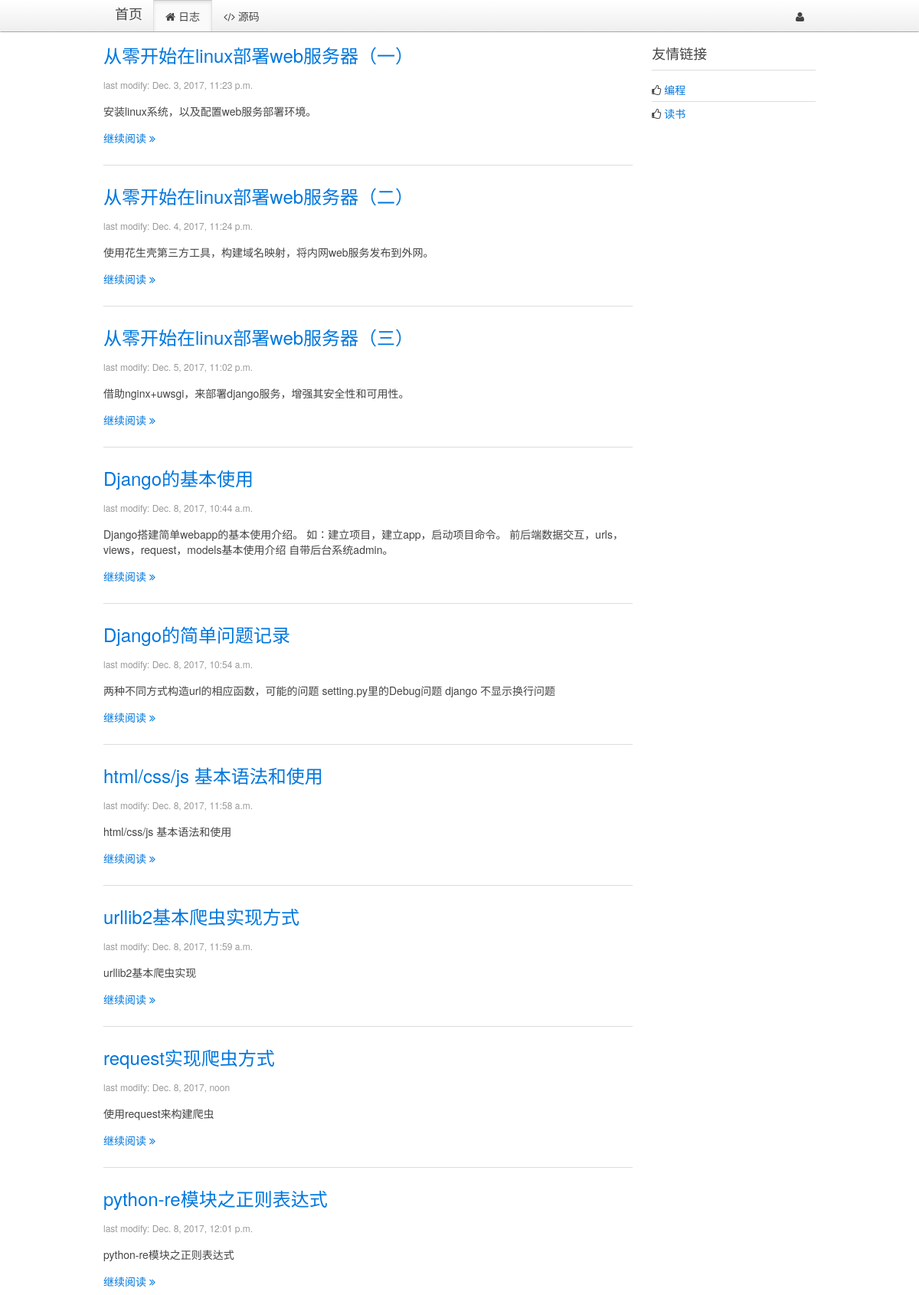
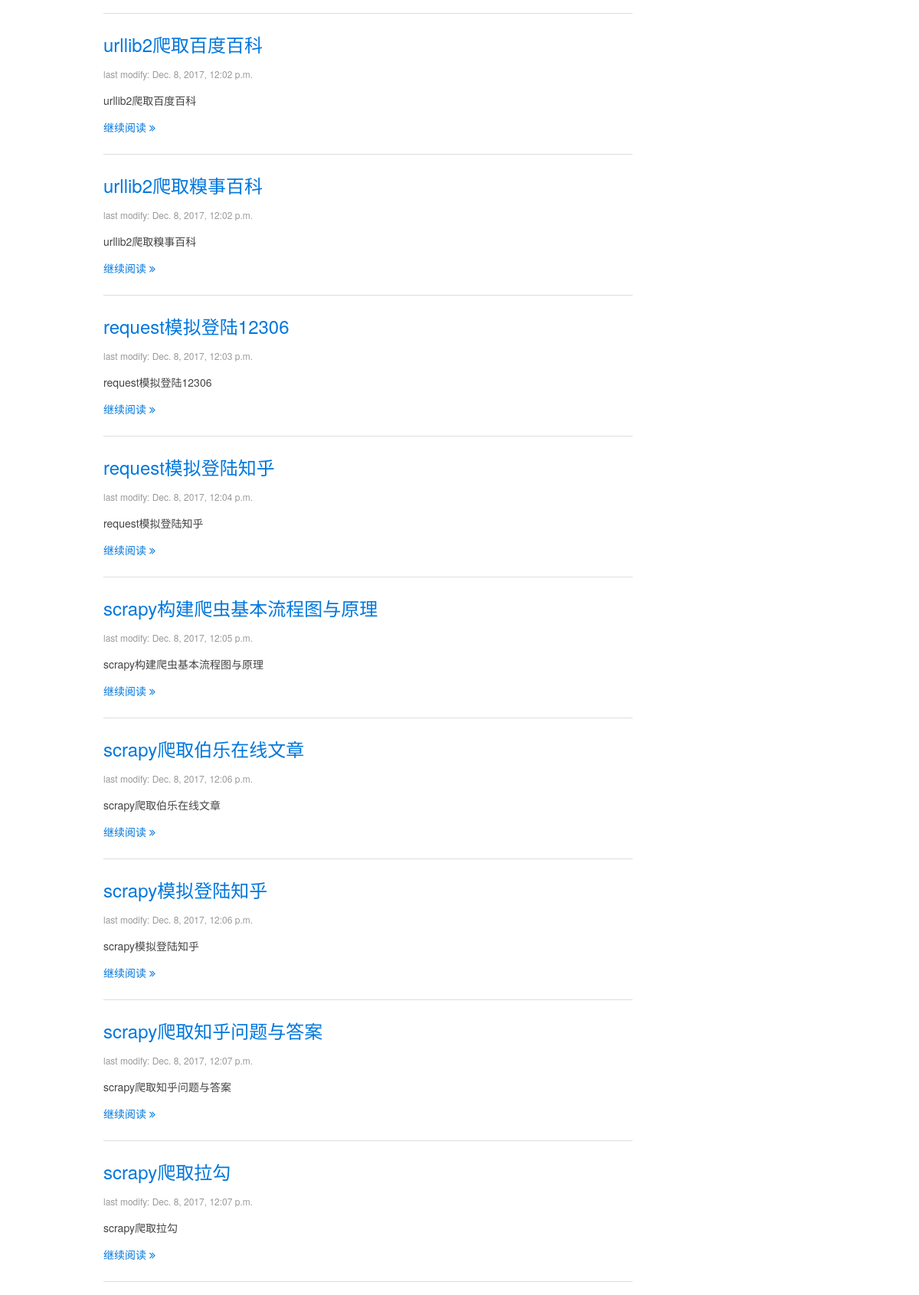
The page / (upper part) on the database its author committed (2 pictures, top to bottom).
### blog/models.py (models this page shows, shortened)
class Blog(models.Model):
    title = models.CharField(max_length=32, default="Title")
    content = models.TextField(null=True)
    summary = models.TextField(null=True)
    create_time = models.DateTimeField(null=True)

### blog/views.py (the view)
# urls.py: url(r'^$',views.blogs, name="index"),
def index(request):
    blogs = models.Blog.objects.all()
    return render(request, "blog/index.html", {"blogs": blogs})

### blog/templates/blog/index.html (shortened to what this page needs)
{% extends '__base__.html' %}
{% block content %}
    <div class="uk-width-medium-3-4">
    {% for blog in blogs %}
        <article class="uk-article">
            <h2><a href="/blog/page/{{ blog.id }}">{{ blog.title }}</a></h2>
            <p class="uk-article-meta">last modify: {{ blog.create_time }}</p>
            <p>{{ blog.summary }}</p>
            <p><a href="/blog/page/{{ blog.id }}">继续阅读 <i class="uk-icon-angle-double-right"></i></a></p>
        </article>
        <hr class="uk-article-divider">
    {% endfor %}
    </div>
    <div class="uk-width-medium-1-4">
        <div class="uk-panel uk-panel-header">
            <h3 class="uk-panel-title">友情链接</h3>
            <ul class="uk-list uk-list-line">
                <li><i class="uk-icon-thumbs-o-up"></i> <a target="_blank" href="https://github.com/cabbageGG">编程</a></li>
                <li><i class="uk-icon-thumbs-o-up"></i> <a target="_blank" href="http://blog.jobbole.com/all-posts/">读书</a></li>
            </ul>
        </div>
    </div>
{% endblock %}

### rows shown on the page
Blog: title "从零开始在linux部署web服务器（一）", create_time "Dec. 3, 2017, 11:23 p.m.", summary "安装linux系统，以及配置web服务部署环境。"
Blog: title "从零开始在linux部署web服务器（二）", create_time "Dec. 4, 2017, 11:24 p.m.", summary "使用花生壳第三方工具，构建域名映射，将内网web服务发布到外网。"
Blog: title "从零开始在linux部署web服务器（三）", create_time "Dec. 5, 2017, 11:02 p.m.", summary "借助nginx+uwsgi，来部署django服务，增强其安全性和可用性。"
Blog: title "Django的基本使用", create_time "Dec. 8, 2017, 10:44 a.m.", summary "Django搭建简单webapp的基本使用介绍。 如：建立项目，建立app，启动项目命令。 前后端数据交互，urls，views，request，models基本使用介绍 自带后台系统admin。"
Blog: title "Django的简单问题记录", create_time "Dec. 8, 2017, 10:54 a.m.", summary "两种不同方式构造url的相应函数，可能的问题 setting.py里的Debug问题 django 不显示换行问题"
Blog: title "html/css/js 基本语法和使用", create_time "Dec. 8, 2017, 11:58 a.m.", summary "html/css/js 基本语法和使用"
Blog: title "urllib2基本爬虫实现方式", create_time "Dec. 8, 2017, 11:59 a.m.", summary "urllib2基本爬虫实现"
Blog: title "request实现爬虫方式", create_time "Dec. 8, 2017, noon", summary "使用request来构建爬虫"
Blog: title "python-re模块之正则表达式", create_time "Dec. 8, 2017, 12:01 p.m.", summary "python-re模块之正则表达式"
Blog: title "urllib2爬取百度百科", create_time "Dec. 8, 2017, 12:02 p.m.", summary "urllib2爬取百度百科"
Blog: title "urllib2爬取糗事百科", create_time "Dec. 8, 2017, 12:02 p.m.", summary "urllib2爬取糗事百科"
Blog: title "request模拟登陆12306", create_time "Dec. 8, 2017, 12:03 p.m.", summary "request模拟登陆12306"
Blog: title "request模拟登陆知乎", create_time "Dec. 8, 2017, 12:04 p.m.", summary "request模拟登陆知乎"
Blog: title "scrapy构建爬虫基本流程图与原理", create_time "Dec. 8, 2017, 12:05 p.m.", summary "scrapy构建爬虫基本流程图与原理"
Blog: title "scrapy爬取伯乐在线文章", create_time "Dec. 8, 2017, 12:06 p.m.", summary "scrapy爬取伯乐在线文章"
Blog: title "scrapy模拟登陆知乎", create_time "Dec. 8, 2017, 12:06 p.m.", summary "scrapy模拟登陆知乎"
Blog: title "scrapy爬取知乎问题与答案", create_time "Dec. 8, 2017, 12:07 p.m.", summary "scrapy爬取知乎问题与答案"
Blog: title "scrapy爬取拉勾", create_time "Dec. 8, 2017, 12:07 p.m.", summary "scrapy爬取拉勾"
